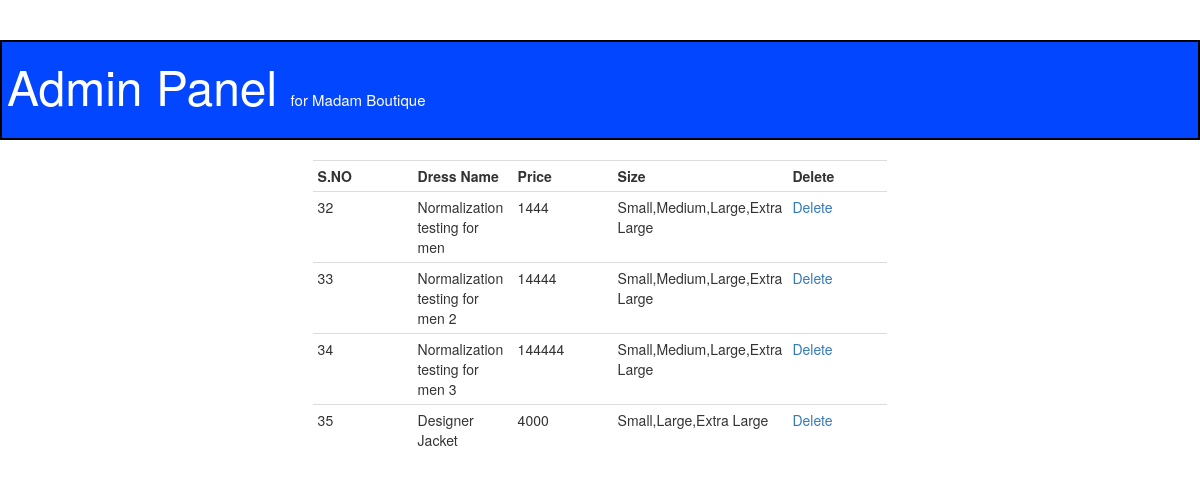
The page /viewmen.php on the database its author committed.
### tables this page shows
CREATE TABLE `men` (
  `id` int(10) NOT NULL,
  `dress_name` text NOT NULL,
  `headerpic` varchar(10000) NOT NULL,
  `pic_ref` text NOT NULL,
  `price` int(10) NOT NULL,
  `product_detailes` text NOT NULL,
  `size` varchar(10000) NOT NULL
);

### viewmen.php (the view, shortened to what this page needs)
<?php
include('config.php'); ?>
<!DOCTYPE html PUBLIC "-//W3C//DTD XHTML 1.0 Transitional//EN" "http://www.w3.org/TR/xhtml1/DTD/xhtml1-transitional.dtd">
<html xmlns="http://www.w3.org/1999/xhtml">
<head>
<link href="bootstrap/css/bootstrap.min.css" rel="stylesheet" media="screen">
</head>
<body>
<div class="page-header" style="width:100%; border:2px solid #000 ; height:100px; background-color:#0346FF;">
<p style="color:#FFF; font-size:48px; padding-top:10px; padding-left:5px;"> Admin Panel <span style="color:#FFF; font-size:15px;"> for Madam Boutique</span> </p> </div>
<table class="table table-condensed">
<tr class="row">
<th class="col-md-1"> S.NO </th>
<th class="col-md-1"> Dress Name </th>
<th class="col-md-1"> Price </th>
<th class="col-md-1"> Size </th>
<th class="col-md-1"> Delete </th>
</tr>
<?php
$Query = "Select * from men ";
$result = mysqli_query($conn,$Query);
mysqli_num_rows($result);
while($rows = mysqli_fetch_assoc($result))
{
	echo '<tr class="row">';
	echo '<td class="col-sm-1">' . $rows['id'] . '</td>';
	echo '<td class="col-sm-1">' . $rows['dress_name'] . '</td>';
	echo '<td class="col-sm-1">' . $rows['price'] . '</td>';
	echo '<td class="col-sm-1">' . $rows['size'] . '</td>';
	echo '<td class="col-sm-1"> <a href="mdelete.php?id=' . $rows['id'] . '">Delete</a></td>';
	echo '</tr>';
}
?>
 </table>
</body>
</html>

### rows shown on the page
men: id "32", dress_name "Normalization testing for men", price "1444", size "Small,Medium,Large,Extra Large"
men: id "33", dress_name "Normalization testing for men 2", price "14444", size "Small,Medium,Large,Extra Large"
men: id "34", dress_name "Normalization testing for men 3", price "144444", size "Small,Medium,Large,Extra Large"
men: id "35", dress_name "Designer Jacket", price "4000", size "Small,Large,Extra Large"
